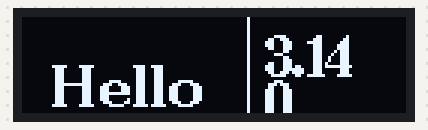
A sketch run on a simulated Arduino Uno, built with avr-gcc and run on an emulated ATmega328P. On the bench: 128×32 one-colour display.

Above: at 0.1 s.
At 1.2 s:
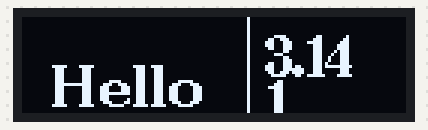
At 2.2 s:
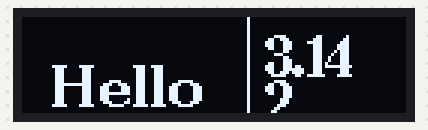
At 5.3 s:
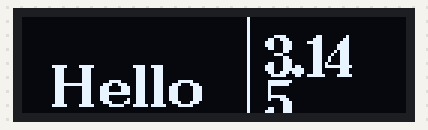
At 7.4 s:
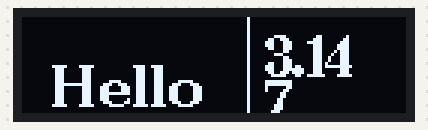
At 10.5 s:
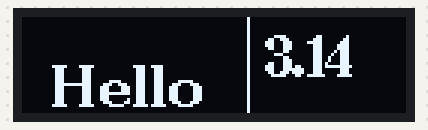

The sketch:

OLED.ino
```cpp
#include <U8g2lib.h>

U8G2_SSD1306_128X32_UNIVISION_F_HW_I2C u8g2(U8G2_R0);
uint16_t count;
void setup() {
  u8g2.begin();
}

void loop() {
  u8g2.firstPage();
  do{
    u8g2.setFont(u8g2_font_ncenB14_tr);
    u8g2.drawStr(10,30,"Hello"); //numbers are the x and y coordinate
    u8g2.drawVLine(75, 00, 50); //draw a vertcal line starting at 75 across all the way at the top 50 units long
    u8g2.drawGlyph(80, 20, 51); //3
    u8g2.drawGlyph(90, 20, 46 ); //.
    u8g2.drawGlyph(93, 20, 49); //1
    u8g2.drawGlyph(100, 20, 52 );//4
    if(count<10){
    u8g2.drawGlyph(80, 35, count+48 );//4
    }
  }while(u8g2.nextPage());
  delay(1000);
  count++;
}
```

Measured:
- what the display in image 1 shows lasts 1.0 s, from 1.1 s to 2.1 s
